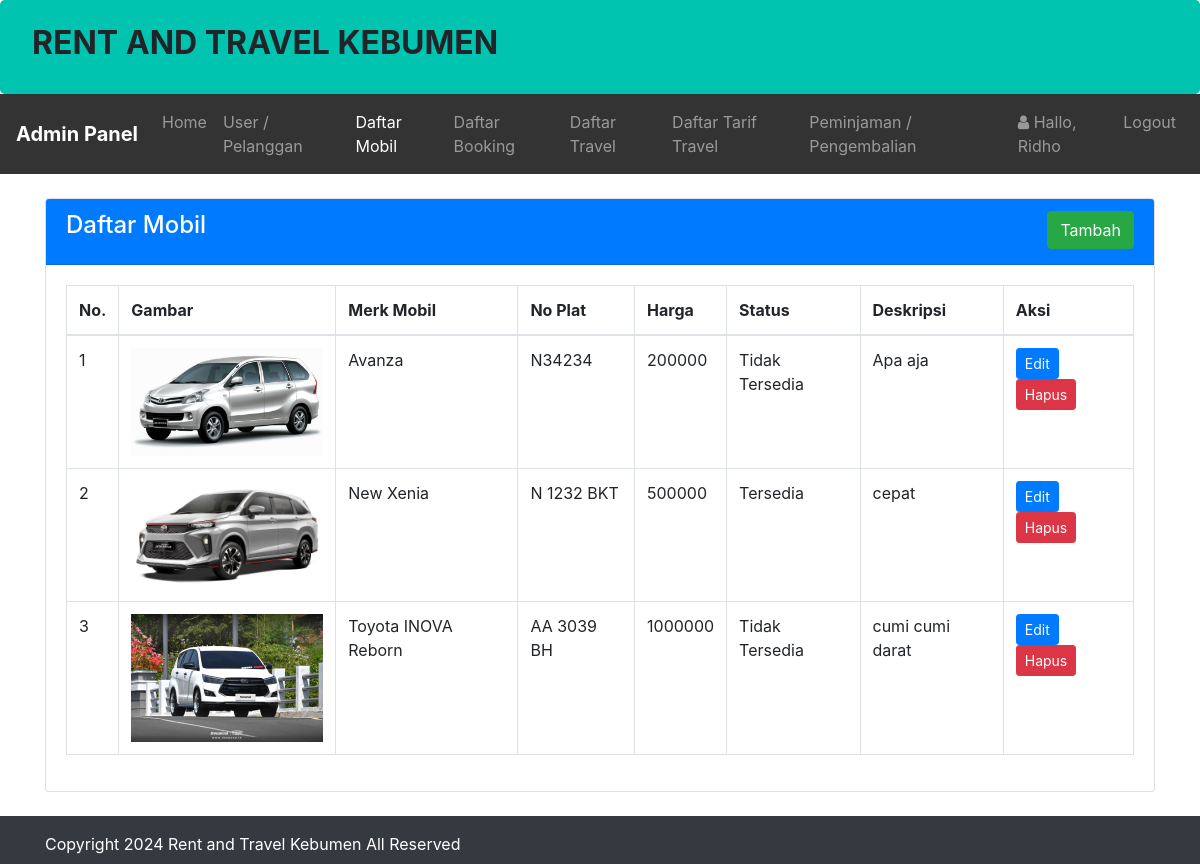
/admin/mobil/mobil.php (signed in), run on the app's committed database.
### tables this page shows
CREATE TABLE `infoweb` (
  `id` int(11) NOT NULL,
  `nama_rental` varchar(255) DEFAULT NULL,
  `telp` varchar(15) DEFAULT NULL,
  `alamat` text DEFAULT NULL,
  `email` varchar(255) DEFAULT NULL,
  `no_rek` text DEFAULT NULL,
  `updated_at` timestamp NOT NULL DEFAULT current_timestamp()
);

CREATE TABLE `mobil` (
  `id_mobil` int(11) NOT NULL,
  `no_plat` varchar(255) NOT NULL,
  `merk` varchar(255) NOT NULL,
  `harga` int(255) NOT NULL,
  `deskripsi` varchar(255) NOT NULL,
  `status` varchar(255) NOT NULL,
  `gambar` text NOT NULL
);

### koneksi/koneksi.php (called while the page is built, shortened)
<?php
$user = 'root';
$pass = '';
$dsn = "mysql:host=localhost;dbname=rentravel";
try {
    $koneksi = new PDO($dsn, $user, $pass);
    $koneksi->setAttribute(PDO::ATTR_ERRMODE, PDO::ERRMODE_EXCEPTION);
} catch (PDOException $e) {
    die("Koneksi database gagal: " . $e->getMessage());
}
$url = "http://localhost/rent/";
$sql_web = "SELECT * FROM infoweb WHERE id = 1";
$row_web = $koneksi->prepare($sql_web);
$row_web->execute();
$info_web = $row_web->fetch(PDO::FETCH_OBJ);
?>

### admin/mobil/mobil.php (the view, shortened to what this page needs)
<?php
    require '../../koneksi/koneksi.php';
    $title_web = 'Daftar Mobil';
    include '../header.php';
?>
<br>
<div class="container">
    <div class="card">
        <div class="card-header text-white bg-primary">
            <h4 class="card-title">
                Daftar Mobil
                <div class="float-right">
                    <a class="btn btn-success" href="tambah.php" role="button">Tambah</a>
                </div>
            </h4>
        </div>
        <div class="card-body">
            <div class="table-responsive">
                <table class="table table-bordered">
                    <thead>
                        <tr>
                            <th>No.</th>
                            <th>Gambar</th>
                            <th>Merk Mobil</th>
                            <th>No Plat</th>
                            <th>Harga</th>
                            <th>Status</th>
                            <th>Deskripsi</th>
                            <th>Aksi</th>
                        </tr>
                    </thead>
                    <tbody>
                        <?php
                            $sql = "SELECT *FROM mobil ORDER BY id_mobil ASC";
                            $row = $koneksi->prepare($sql);
                            $row->execute();
                            $hasil = $row->fetchAll();
                            $no = 1;
                            foreach($hasil as $isi)
                            {
                        ?>
                        <tr>
                            <td><?php echo $no;?></td>
                            <td><img src="../../assets/image/<?php echo $isi['gambar'];?>" class="img-fluid" style="width:200px;"></td>
                            <td><?php echo $isi['merk'];?></td>
                            <td><?php echo $isi['no_plat'];?></td>
                            <td><?php echo $isi['harga'];?></td>
                            <td><?php echo $isi['status'];?></td>
                            <td><?php echo $isi['deskripsi'];?></td>
                            <td>
                                <a class="btn btn-primary btn-sm" href="edit.php?id=<?php echo $isi['id_mobil'];?>" role="button">Edit</a>
                                <a class="btn btn-danger  btn-sm" href="proses.php?aksi=hapus&id=<?= $isi['id_mobil'];?>&gambar=<?= $isi['gambar'];?>" role="button">Hapus</a>
                            </td>
                        </tr>
                        <?php $no++; }?>
                    </tbody>
                </table>
            </div>
        </div>
    </div>
</div>
<?php  include '../footer.php';?>

### admin/header.php (shortened to what this page needs)
<?php
    $id_login = $_SESSION['USER']['id_login'];
    $row = $koneksi->prepare("SELECT * FROM login WHERE id_login=?");
    $row->execute(array($id_login));
    $hasil_login = $row->fetch();
?>
<!doctype html>
<html lang="en">
  <head>
    <link rel="stylesheet" href="<?php echo $url;?>assets/css/bootstrap.css" >
    <link rel="stylesheet" href="<?php echo $url;?>assets/css/font-awesome.css" >
  </head>
  <body>
    <div class="jumbotron pt-4 pb-4">
        <div class="row">
            <div class="col-sm-8">
                <h2><b style="text-transform:uppercase;"><?= $info_web->nama_rental;?> </b></h2>
            </div>
        </div>
    </div>
    <nav class="navbar navbar-expand-lg navbar-dark" style="background-color: #333;">
        <a class="navbar-brand" href="<?php echo $url;?>admin/"><b>Admin Panel</b></a>
        <div class="collapse navbar-collapse" id="collapsibleNavId">
            <ul class="navbar-nav mr-auto mt-2 mt-lg-0">
                <li class="nav-item <?php if($title_web == 'Dashboard'){ echo 'active';}?>">
                    <a class="nav-link" href="<?php echo $url;?>admin/">Home <span class="sr-only">(current)</span></a>
                </li>
                <li class="nav-item <?php if($title_web == 'User'){ echo 'active';}?>">
                    <a class="nav-link" href="<?php echo $url;?>admin/user/index.php">User / Pelanggan</a>
                </li>
                <li class="nav-item <?php if($title_web == 'Daftar Mobil'){ echo 'active';}?>
                <?php if($title_web == 'Tambah Mobil'){ echo 'active';}?>
                <?php if($title_web == 'Edit Mobil'){ echo 'active';}?>">
                    <a class="nav-link" href="<?php echo $url;?>admin/mobil/mobil.php">Daftar Mobil</a>
                </li>
                <li class="nav-item <?php if($title_web == 'Daftar Booking'){ echo 'active';}?>
                <?php if($title_web == 'Konfirmasi'){ echo 'active';}?>">
                    <a class="nav-link" href="<?php echo $url;?>admin/booking/booking.php">Daftar Booking</a>
                </li>
                <li class="nav-item <?php if($title_web == 'Daftar Travel'){ echo 'active';}?>">
                    <a class="nav-link" href="<?php echo $url;?>admin/travel/travel.php">Daftar Travel</a>
                </li>
                <li class="nav-item <?php if($title_web == 'Daftar Tarif Travel'){ echo 'active';}?>">
                    <a class="nav-link" href="<?php echo $url;?>admin/tujuan/tujuan.php">Daftar Tarif Travel</a>
                </li>
                <li class="nav-item <?php if($title_web == 'Peminjaman'){ echo 'active';}?>">
                    <a class="nav-link" href="<?php echo $url;?>admin/peminjaman/peminjaman.php">Peminjaman / Pengembalian</a>
                </li>
            </ul>
            <ul class="navbar-nav my-2 my-lg-0">
                <li class="nav-item">
                    <a class="nav-link" href="#">
                        <i class="fa fa-user"> </i> Hallo, <?php echo $hasil_login['nama_pengguna'];?>
                    </a>
                </li>
                <li class="nav-item">
                    <a class="nav-link" onclick="return confirm('Apakah anda ingin logout ?');" href="<?php echo $url;?>admin/logout.php">Logout</a>
                </li>
            </ul>
        </div>
    </nav>

### admin/footer.php (shortened to what this page needs)
    <div class="footer mt-4 bg-dark text-white pt-3 pb-2">
      <div class="container">
        Copyright <?= date('Y');?> <?= $info_web->nama_rental;?> All Reserved
      </div>
    </div>
  </body>
</html>

### data on the page
infoweb: nama_rental "RENT AND TRAVEL KEBUMEN", nama_rental "Rent and Travel Kebumen"
mobil: gambar (picture), merk "Avanza", no_plat "N34234", harga "200000", status "Tidak Tersedia", deskripsi "Apa aja"
mobil: gambar (picture), merk "New Xenia", no_plat "N 1232 BKT", harga "500000", status "Tersedia", deskripsi "cepat"
mobil: gambar (picture), merk "Toyota INOVA Reborn", no_plat "AA 3039 BH", harga "1000000", status "Tidak Tersedia", deskripsi "cumi cumi darat"

### other printed values
$hasil_login['nama_pengguna'] "Ridho"
